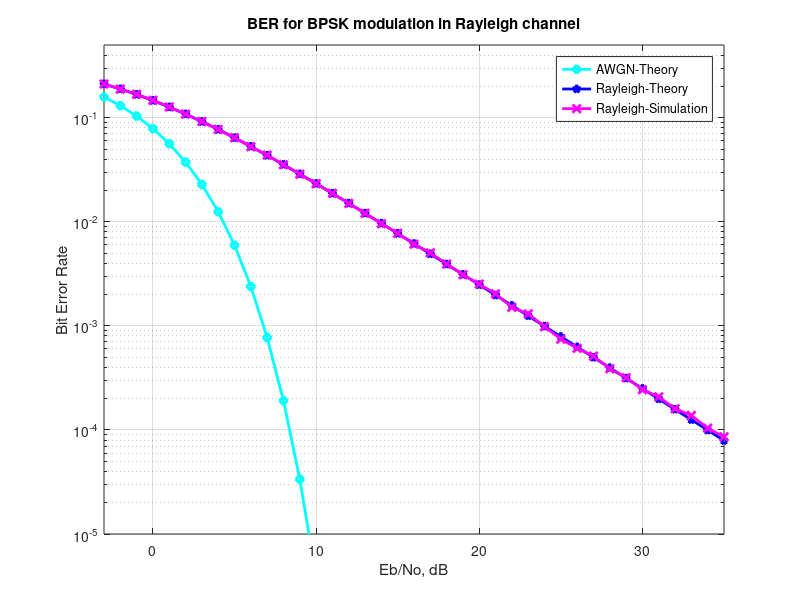

This chart was generated by the following MATLAB code:
%%%%%%%%%%%%%%%%%%%%%%%%%%%%%%%%%%%%%%%%%%%%%%%%%%%%%%%%%%%%
% All rights reserved by Krishna Pillai, http://www.dsplog.com
% The file may not be re-distributed without explicit authorization
% from Krishna Pillai.
% Checked for proper operation with Octave Version 3.0.0
% Author        : Krishna Pillai
% Email         : krishna@dsplog.com
% Version       : 1.0
% Date          : 8 August 2008
% %%%%%%%%%%%%%%%%%%%%%%%%%%%%%%%%%%%%%%%%%%%%%%%%%%%%%%%%%

% Script for computing the BER for BPSK modulation in a
% Rayleigh fading channel

clear
N = 10^6 % number of bits or symbols

% Transmitter
ip = rand(1,N)>0.5; % generating 0,1 with equal probability
s = 2*ip-1; % BPSK modulation 0 -> -1; 1 -> 0 

 
Eb_N0_dB = [-3:35]; % multiple Eb/N0 values

for ii = 1:length(Eb_N0_dB)
   
   n = 1/sqrt(2)*[randn(1,N) + j*randn(1,N)]; % white gaussian noise, 0dB variance 
   h = 1/sqrt(2)*[randn(1,N) + j*randn(1,N)]; % Rayleigh channel
   
   % Channel and noise Noise addition
   y = h.*s + 10^(-Eb_N0_dB(ii)/20)*n; 

   % equalization
   yHat = y./h;

   % receiver - hard decision decoding
   ipHat = real(yHat)>0;

   % counting the errors
   nErr(ii) = size(find([ip- ipHat]),2);

end

simBer = nErr/N; % simulated ber
theoryBerAWGN = 0.5*erfc(sqrt(10.^(Eb_N0_dB/10))); % theoretical ber
EbN0Lin = 10.^(Eb_N0_dB/10);
theoryBer = 0.5.*(1-sqrt(EbN0Lin./(EbN0Lin+1)));

% plot
close all
figure
semilogy(Eb_N0_dB,theoryBerAWGN,'cd-','LineWidth',2);
hold on
semilogy(Eb_N0_dB,theoryBer,'bp-','LineWidth',2);
semilogy(Eb_N0_dB,simBer,'mx-','LineWidth',2);
axis([-3 35 10^-5 0.5])
grid on
legend('AWGN-Theory','Rayleigh-Theory', 'Rayleigh-Simulation');
xlabel('Eb/No, dB');
ylabel('Bit Error Rate');
title('BER for BPSK modulation in Rayleigh channel');

